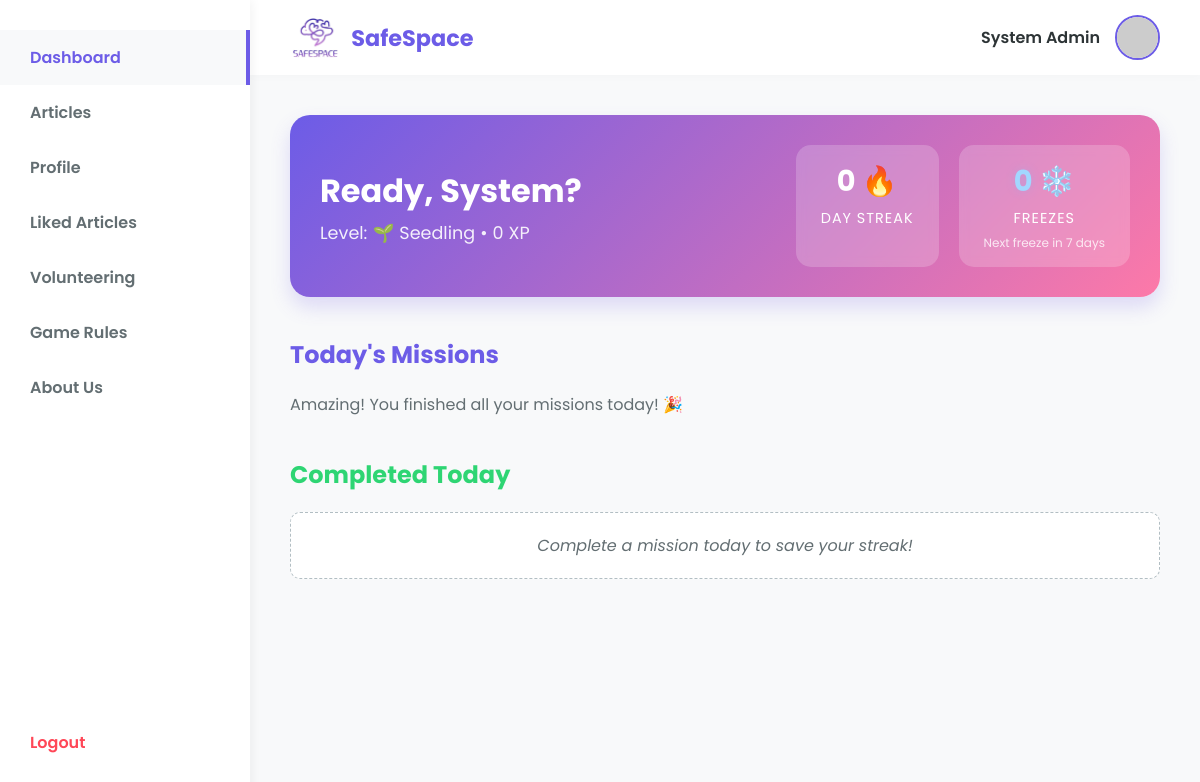
/dashboard.php (signed in), run on the app's committed database.
### tables this page shows
CREATE TABLE `users` (
  `id` int(11) NOT NULL,
  `full_name` varchar(100) NOT NULL,
  `email` varchar(100) NOT NULL,
  `password` varchar(255) NOT NULL,
  `role` enum('admin','creator','user') DEFAULT 'user',
  `points` int(11) DEFAULT 0,
  `streak` int(11) DEFAULT 0,
  `freezes` int(11) DEFAULT 2,
  `last_check_date` date DEFAULT NULL,
  `reset_token` varchar(64) DEFAULT NULL,
  `reset_token_expires_at` datetime DEFAULT NULL
);

### dashboard.php (the view, shortened to what this page needs)
<?php
require 'db_connect.php';
$user_id = $_SESSION['user_id'];
$today = date('Y-m-d');
function getUserLevelData($xp) {
    if ($xp <= 100) return ['emoji' => '🌱', 'title' => 'Seedling'];
    elseif ($xp <= 200) return ['emoji' => '🌿', 'title' => 'Sprout'];
    elseif ($xp <= 300) return ['emoji' => '🦋', 'title' => 'Wanderer'];
    elseif ($xp <= 400) return ['emoji' => '🧭', 'title' => 'Explorer'];
    elseif ($xp <= 500) return ['emoji' => '🏕️', 'title' => 'Adventurer'];
    elseif ($xp <= 1000) return ['emoji' => '⭐', 'title' => 'Rising Star'];
    elseif ($xp <= 1500) return ['emoji' => '☄️', 'title' => 'Comet'];
    elseif ($xp <= 2000) return ['emoji' => '🚀', 'title' => 'Achiever'];
    elseif ($xp <= 2500) return ['emoji' => '🔥', 'title' => 'Trailblazer'];
    elseif ($xp <= 3000) return ['emoji' => '🏆', 'title' => 'Champion'];
    elseif ($xp <= 4000) return ['emoji' => '🦸', 'title' => 'Hero'];
    elseif ($xp <= 5000) return ['emoji' => '🥷', 'title' => 'Ninja'];
    elseif ($xp <= 6000) return ['emoji' => '🧙', 'title' => 'Mystic'];
    elseif ($xp <= 7000) return ['emoji' => '🐉', 'title' => 'Legend'];
    elseif ($xp <= 8000) return ['emoji' => '👑', 'title' => 'Master'];
    elseif ($xp <= 13000) return ['emoji' => '💎', 'title' => 'Grandmaster'];
    elseif ($xp <= 18000) return ['emoji' => '⚡', 'title' => 'Titan'];
    elseif ($xp <= 23000) return ['emoji' => '🌌', 'title' => 'Celestial'];
    elseif ($xp <= 28000) return ['emoji' => '🧿', 'title' => 'Oracle'];
    else return ['emoji' => '♾️', 'title' => 'SafeSpace Guardian'];
}
$stmt = $conn->prepare("SELECT * FROM users WHERE id = ?");
$stmt->bind_param("i", $user_id);
$stmt->execute();
$user = $stmt->get_result()->fetch_assoc();
$last_check_date = $user['last_check_date'];
if ($last_check_date && $last_check_date !== $today) {
    $diff_days = floor((strtotime($today) - strtotime($last_check_date)) / (60 * 60 * 24));
    $current_streak = $user['streak'];
    $current_freezes = $user['freezes'];
    if ($diff_days == 1) {
        $yesterday = date('Y-m-d', strtotime('-1 day'));
        $stmt = $conn->prepare("SELECT COUNT(*) as count FROM daily_assignments WHERE user_id = ? AND assigned_date = ? AND status = 'completed'");
        $stmt->bind_param("is", $user_id, $yesterday);
        $stmt->execute();
        $did_complete_yesterday = $stmt->get_result()->fetch_assoc()['count'] > 0;
        if (!$did_complete_yesterday) {
            if ($current_freezes > 0) {
                $current_freezes -= 1;
            } else {
                $current_streak = 0;
            }
        }
    } elseif ($diff_days > 1) {
        if ($current_freezes >= $diff_days) {
            $current_freezes -= $diff_days;
        } else {
            $current_streak = 0;
            $current_freezes = 0;
        }
    }
    $user['streak'] = $current_streak;
    $user['freezes'] = $current_freezes;
} elseif (!$last_check_date) {
    $stmt = $conn->prepare("UPDATE users SET last_check_date = ? WHERE id = ?");
    $stmt->bind_param("si", $today, $user_id);
    $stmt->execute();
}
$pending_quests = [];
$completed_quests = [];
$currentLevelData = getUserLevelData($user['points']);
?>
<!DOCTYPE html>
<html lang="en">
<head>
</head>
<body>
    <?php $current_page = basename($_SERVER['PHP_SELF']); ?>
    <aside class="sidebar" id="sidebarMenu">
        <a href="dashboard.php" class="<?= ($current_page == 'dashboard.php') ? 'active' : ''; ?>">Dashboard</a>
        <a href="articles.php">Articles</a>
        <a href="profile.php">Profile</a>
        <a href="liked_articles.php">Liked Articles</a>
        <a href="volunteering.php" class="<?= ($current_page == 'volunteering.php') ? 'active' : ''; ?>">Volunteering</a>
        <a href="game_rules.php" class="<?= ($current_page == 'game_rules.php') ? 'active' : ''; ?>">Game Rules</a>
        <a href="about.php" class="<?= ($current_page == 'about.php') ? 'active' : ''; ?>">About Us</a>
        <a href="login.php" class="logout">Logout</a>
    </aside>
    <div class="main-content">
        <header>
            <div class="header-left">
                <div class="header-logo">
                    <img src="images/logo.png" alt="Logo">
                    <span>SafeSpace</span>
                </div>
            </div>
            <div class="user-profile">
                <span><?= htmlspecialchars($user['full_name']) ?></span>
                <img src="https://ui-avatars.com/api/?name=<?= urlencode($user['full_name']) ?>&background=6c5ce7&color=fff" alt="Profile Picture">
            </div>
        </header>
        <div class="dashboard-container">
            <div class="stats-banner">
                <div class="user-info">
                    <h1>Ready, <?= htmlspecialchars(explode(' ', trim($user['full_name']))[0]) ?>?</h1>
                    <p>Level: <span id="user-emoji"><?= $currentLevelData['emoji'] ?></span> <span id="user-title"><?= htmlspecialchars($currentLevelData['title']) ?></span> • <span id="xp-count">0</span> XP</p>
                </div>
                <div class="stats-badges">
                    <div class="badge">
                        <h3><span id="streak-count">0</span> 🔥</h3>
                        <span class="label">Day Streak</span>
                    </div>
                    <div class="badge">
                        <h3><span id="freeze-count">0</span> ❄️</h3>
                        <span class="label">Freezes</span>
                        <span class="sub-text" id="freeze-text">Calculating...</span>
                    </div>
                </div>
            </div>
            <h2 class="section-title">Today's Missions</h2>
            <div class="quests-grid" id="pending-grid">
                <?php if (count($pending_quests) > 0): ?>
                    <?php foreach ($pending_quests as $quest): ?>
                        <div class="quest-card" id="card-<?= $quest['assignment_id'] ?>">
                            <div>
                                <div class="quest-category"><?= htmlspecialchars($quest['category']) ?></div>
                                <div class="quest-desc"><?= htmlspecialchars($quest['description']) ?></div>
                            </div>
                            <button class="btn-done" onclick="completeQuest('card-<?= $quest['assignment_id'] ?>', <?= $quest['assignment_id'] ?>)">Mark as Done</button>
                        </div>
                    <?php endforeach; ?>
                <?php else: ?>
                    <p style="color: var(--text-light); grid-column: 1 / -1;">Amazing! You finished all your missions today! 🎉</p>
                <?php endif; ?>
            </div>
            <h2 class="section-title" style="margin-top: 40px; color: var(--border-green);">Completed Today</h2>
            <p id="empty-completed-msg" style="<?= count($completed_quests) > 0 ? 'display:none;' : '' ?>">Complete a mission today to save your streak!</p>
        </div>
    </div>
</body>
</html>

### dashboard.php (style rules this page uses)
:root { --purple-main: #6c5ce7; --pink-main: #fd79a8; --text-dark: #2d3436; --text-light: #636e72; --bg-main: #f8f9fa; --card-gray: #f1f2f6; --card-green: #eafff5; --border-green: #2ed573; --sidebar-width: 250px; }
* { margin: 0; padding: 0; box-sizing: border-box; }
body { font-family: 'Poppins', sans-serif; background-color: var(--bg-main); color: var(--text-dark); display: flex; min-height: 100vh; overflow-x: hidden; }
.sidebar { width: var(--sidebar-width); background-color: #fff; box-shadow: 2px 0 10px rgba(0,0,0,0.05); display: flex; flex-direction: column; padding: 30px 0; position: fixed; height: 100vh; z-index: 200; transition: transform 0.3s ease; }
.sidebar a { padding: 15px 30px; color: var(--text-light); text-decoration: none; font-weight: 600; transition: 0.3s; display: block; }
.sidebar a:hover, .sidebar a.active { color: var(--purple-main); background-color: var(--bg-main); border-right: 4px solid var(--purple-main); }
.sidebar a.logout { color: #ff4757; margin-top: auto; border-right: none; }
.main-content { margin-left: var(--sidebar-width); flex: 1; display: flex; flex-direction: column; transition: margin-left 0.3s ease; }
header { background-color: #fff; padding: 15px 40px; display: flex; justify-content: space-between; align-items: center; box-shadow: 0 2px 10px rgba(0,0,0,0.02); position: sticky; top: 0; z-index: 90; }
.header-left { display: flex; align-items: center; gap: 15px; }
.header-logo { display: flex; align-items: center; gap: 10px; }
.header-logo img { height: 40px; border-radius: 8px; }
.header-logo span { font-size: 1.4rem; font-weight: 700; color: var(--purple-main); }
.user-profile { display: flex; align-items: center; gap: 15px; }
.user-profile img { height: 45px; width: 45px; border-radius: 50%; object-fit: cover; border: 2px solid var(--purple-main); }
.user-profile span { font-weight: 600; }
.dashboard-container { padding: 40px; max-width: 1000px; margin: 0 auto; width: 100%; }
.stats-banner { background: linear-gradient(135deg, var(--purple-main), var(--pink-main)); border-radius: 20px; padding: 30px; color: #fff; display: flex; justify-content: space-between; align-items: center; box-shadow: 0 10px 20px rgba(108, 92, 231, 0.2); margin-bottom: 40px; }
.user-info h1 { font-size: 2rem; margin-bottom: 5px; }
.user-info p { font-size: 1.1rem; opacity: 0.9; display: flex; gap: 5px; align-items: center; }
.stats-badges { display: flex; gap: 20px; }
.badge { background: rgba(255, 255, 255, 0.2); padding: 15px 25px; border-radius: 15px; text-align: center; backdrop-filter: blur(5px); min-width: 120px; }
.badge h3 { font-size: 1.8rem; margin: 0; display: inline-block; }
.badge span.label { font-size: 0.9rem; text-transform: uppercase; letter-spacing: 1px; display: block; margin-top: 5px; }
.badge span.sub-text { font-size: 0.75rem; opacity: 0.8; display: block; margin-top: 5px; }
#streak-count { color: #fff; transition: color 0.5s; }
#freeze-count { color: #a2d7ffff; text-shadow: 0 0 10px rgba(116, 185, 255, 0.3); }
.section-title { font-size: 1.5rem; color: var(--purple-main); margin-bottom: 20px; }
.quests-grid { display: grid; grid-template-columns: repeat(auto-fill, minmax(280px, 1fr)); gap: 20px; margin-bottom: 40px; }
#empty-completed-msg { color: var(--text-light); font-style: italic; background: #fff; padding: 20px; border-radius: 10px; border: 1px dashed #b2bec3; text-align: center; }

### data on the page
users: full_name "System Admin", full_name "System", points "🌱", points "Seedling"
